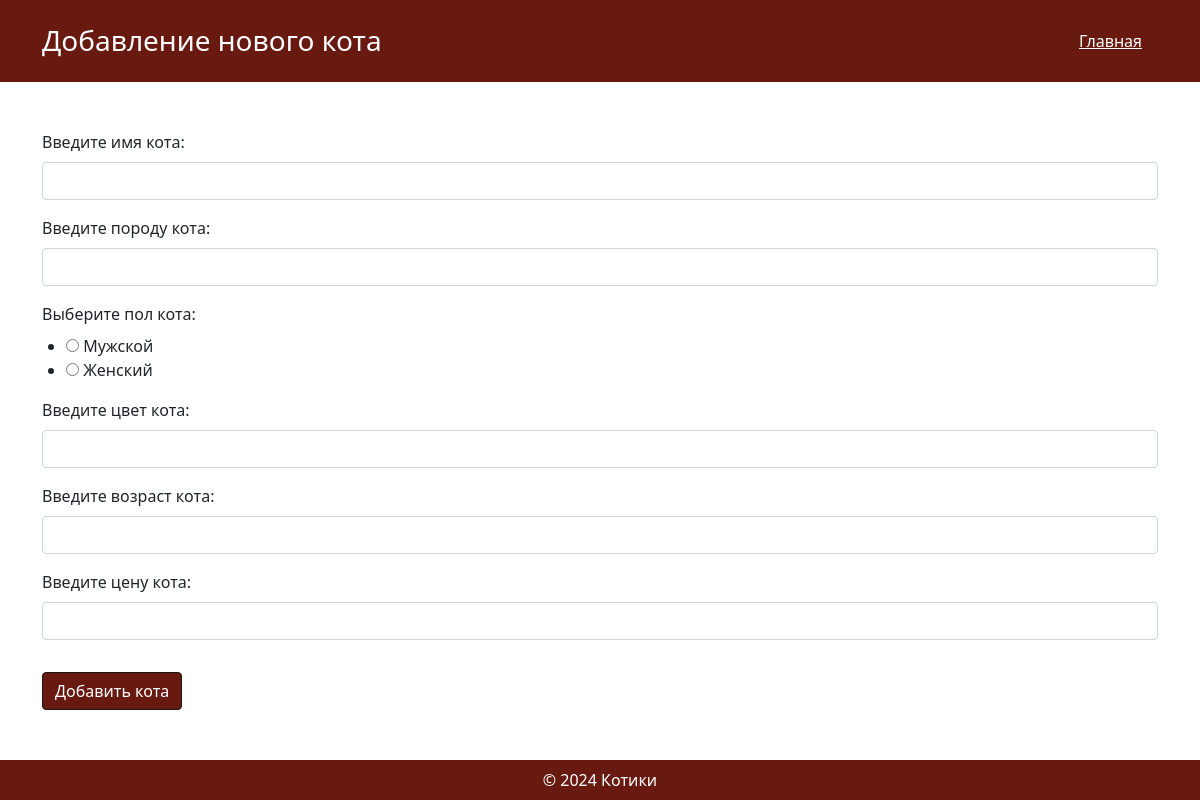
Page /edit_chosen_cat/7 (signed in) on the earlier database version.
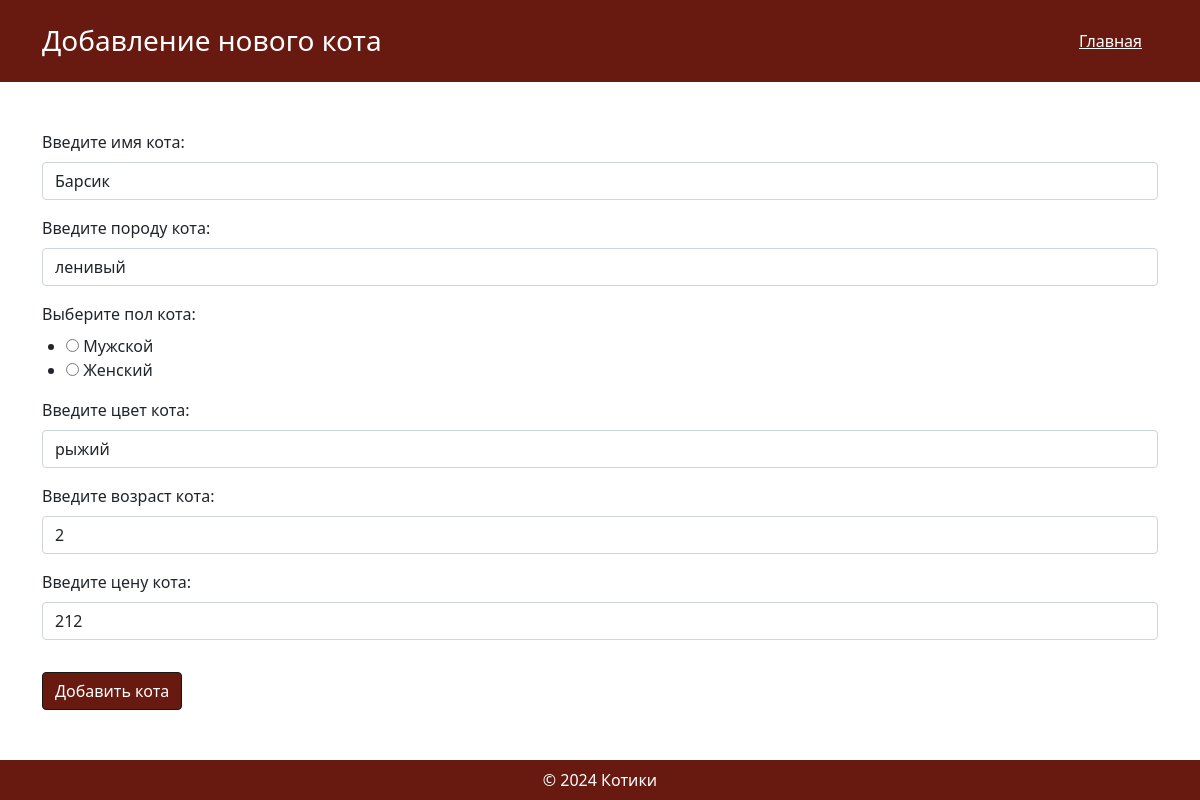
Same page on the later database version.
### CatModels.py (models this page shows)
class Cats(db.Model):
    __tablename__ = 'cats'
    id = db.Column(db.Integer, primary_key=True, autoincrement=True)
    name = db.Column(db.String(80), nullable=False)
    breed = db.Column(db.String(80), nullable=False)
    gender = db.Column(db.String(80), nullable=False)
    color = db.Column(db.String(80), nullable=False)
    age = db.Column(db.Integer, nullable=False)
    cats_position = db.relationship('CatsPosition', backref='cats', cascade='all, delete-orphan', lazy='dynamic')

class CatsPosition(db.Model):
    __tablename__ = 'catsPosition'
    id = db.Column(db.Integer, primary_key=True, autoincrement=True)
    date = db.Column(db.Date, nullable=False)
    cost = db.Column(db.Integer, nullable=False)
    cats_id = db.Column(db.Integer, db.ForeignKey('cats.id'), nullable=False)

### main.py (the view)
@app.route('/edit_chosen_cat/<int:id_cat>', methods=['GET', 'POST'])
@login_required
def cat_edit(id_cat):
    form = CatAdd()
    if request.method == 'GET':
        if get_user_role() != 'admin':
            return redirect('/')
        cat = get_one_cat(id_cat)
        cat_pos = get_one_cat_position(id_cat)
        return render_template('catAddPage.html', form=form, cat=cat, cat_pos=cat_pos)
    elif request.method == 'POST':
        if form.validate_on_submit():
            update_cat_and_pos(id_cat, form.data['name'], form.data['breed'], form.data['gender'],
                               form.data['color'], form.data['age'], datetime.today(), form.data['cost'])
            return redirect('/')

### forms.py
class CatAdd(FlaskForm):
    name = StringField('Введите имя кота:', validators=[DataRequired()])
    breed = StringField('Введите породу кота:', validators=[DataRequired()])
    gender = RadioField('Выберите пол кота:', choices=[('м', 'Мужской'), ('ж', 'Женский')], validators=[DataRequired()])
    color = StringField('Введите цвет кота:', validators=[DataRequired()])
    age = IntegerField('Введите возраст кота:', validators=[DataRequired(), NumberRange(0, 30)])
    cost = IntegerField('Введите цену кота:', validators=[DataRequired(), NumberRange(1, 100000)])

### CatModels.py (called while the page is built)
def get_one_cat(id):
    try:
        cat = Cats.query.filter_by(id=id).all()[0]
    except IndexError:
        cat = 404
    return cat

def get_one_cat_position(id):
    try:
        cat = CatsPosition.query.filter_by(cats_id=id).all()[0]
    except IndexError:
        cat = 404
    return cat

### UserModels.py (called while the page is built)
def get_user(id):
    user = UserModel.query.filter_by(id=id).all()
    if len(user) == 0:
        return None
    return User(user_id=user[0].id, email=user[0].email, name=user[0].name, password=user[0].password, role=user[0].role)

### main.py (called while the page is built)
@login_manager.user_loader
def load_user(user_id):
    return get_user(user_id)

### templates/catAddPage.html (shortened to what this page needs)
<!DOCTYPE html>
<html lang="ru">
<head>
    <link rel="stylesheet" href="static/css/style.css">
    <link href="https://cdn.jsdelivr.net/npm/bootstrap@5.1.3/dist/css/bootstrap.min.css" rel="stylesheet">
    <link href="https://cdnjs.cloudflare.com/ajax/libs/font-awesome/6.0.0-beta3/css/all.min.css" rel="stylesheet">
</head>
<body>
<header class="text-white p-4">
    <div class="container">
        <div class="d-flex justify-content-between align-items-center flex-column flex-lg-row">
            <h1 class="h3 mb-3 mb-lg-0">Добавление нового кота</h1>
            <nav class="d-flex flex-column flex-lg-row align-items-center">
            <a href="/" class="text-white mb-2 mb-lg-0 me-0 me-lg-3">Главная</a>
            </nav>
        </div>
    </div>
</header>
<main class="py-5">
    <div class="container">
        <form method="POST">
            <div class="mb-3">
                {{ form.name.label(class_='form-label') }}
                {{ form.name(class_='form-control', value=cat.name) }}
            </div>
            <div class="mb-3">
                {{ form.breed.label(class_='form-label') }}
                {{ form.breed(class_='form-control', value=cat.breed) }}
            </div>
            <div class="mb-3">
                {{ form.gender.label(class_='form-label') }}
                {{ form.gender(class_='form-check',type_='radio', value=cat.gender) }}
            </div>
            <div class="mb-3">
                {{ form.color.label(class_='form-label') }}
                {{ form.color(class_='form-control', value=cat.color) }}
            </div>
            <div class="mb-3">
                {{ form.age.label(class_='form-label') }}
                {{ form.age(class_='form-control', value=cat.age) }}
            </div>
            <div class="mb-3">
                {{ form.cost.label(class_='form-label') }}
                {{ form.cost(class_='form-control', value=cat_pos.cost) }}
            </div>
            <input type="submit" class="btn btn-primary" value="Добавить кота">
        </form>
    </div>
</main>
<footer class="text-white p-2 text-center">
    &copy; 2024 Котики
</footer>
</body>
</html>

Differences in the rows shown:
added Cats: name "Барсик", breed "ленивый", gender "☐ Мужской ☐ Женский", color "рыжий", age "2"
added CatsPosition: cost "212"
Other differences:
form field gender: "☐ Мужской ☐ Женский" → (not shown)
